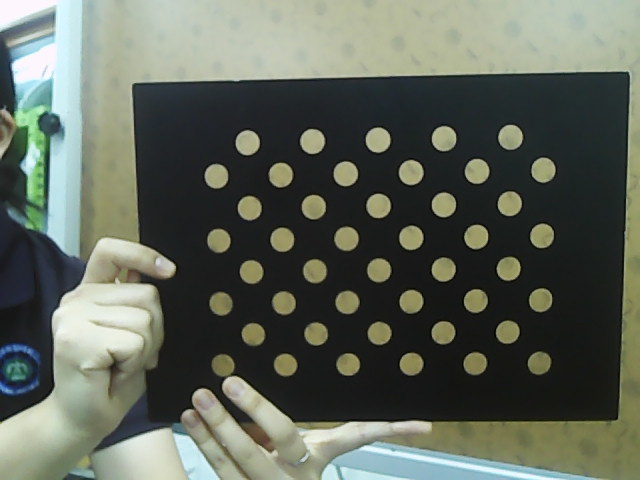
#> input picture rgb_images/001.png, 640 x 480 px, found by its file name; its folder holds 4 pictures in this run
$ python H.py
#> lines starting #> are read from the running program, lines starting #| are printed output that depends on the picture; after the words box and inside, x2 and y2 are one past the last pixel; in counts of white or black regions, pixels touching at a corner belong together
import cv2
import numpy as np

# 원형 그리드 크기
pattern_size = (4, 11)  # 예: 4x11 그리드

# 호모그래피 계산을 위한 포인트 저장 리스트
rgb_points = []
thermal_points = []

# 이미지 수
num_images = 25  # 각 이미지의 개수

# RGB 이미지 처리
for i in range(1, num_images + 1):
    img_path_r = f'rgb_images/{i:03}.png'  # 001, 002, ... 형식
    img_r = cv2.imread(img_path_r)
#> img_r is the input picture: shape (480, 640, 3); mean B, G, R 90.3, 101.4, 95.2
    img_r_copy = img_r.copy()
    gray = cv2.cvtColor(img_r_copy, cv2.COLOR_BGR2GRAY)
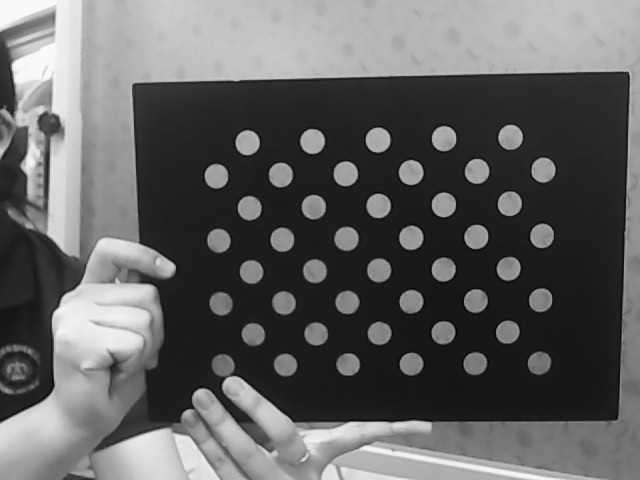
#> gray: shape (480, 640); min 1, max 254, mean 98.3
    g_inv = 255 - gray
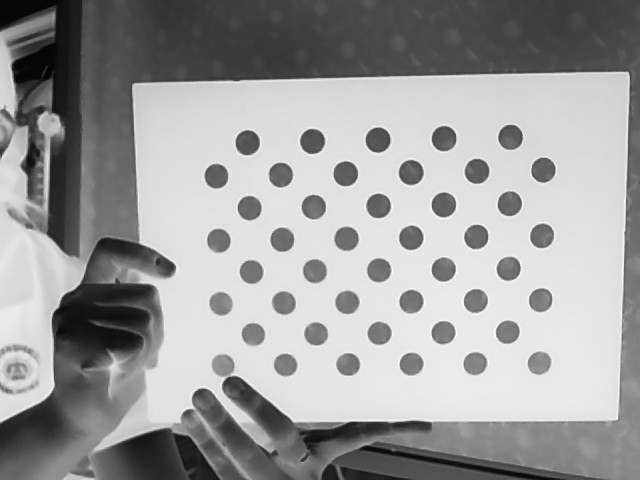
#> g_inv: shape (480, 640); min 1, max 254, mean 156.7
    #cv2.imshow(f'RGB Image_1 {i}', g_inv)
    ret_g_inv, corners_r = cv2.findCirclesGrid(g_inv, pattern_size, None, flags=cv2.CALIB_CB_ASYMMETRIC_GRID)
#> ret_g_inv = True; corners_r = 44 rows, first 8: [223, 364.9], [220.5, 303.3], [218.4, 240.2], [216.1, 175.6], [252.9, 333.9], [251, 271.5], [249.1, 207.7], [247.2, 142.3]
    #print(corners_r)
    if ret_g_inv == True:
        # corners2 = cv2.cornerSubPix(g_inv, corners, (11,11),(-1,-1), (cv2.TERM_CRITERIA_EPS+cv2.TERM_CRITERIA_MAX_ITER, 30, 0))
        cv2.drawChessboardCorners(img_r_copy, pattern_size, corners_r, ret_g_inv)
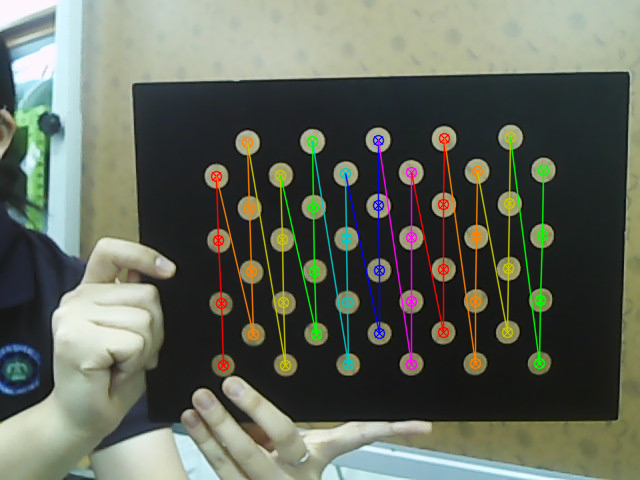
#> img_r_copy: shape (480, 640, 3); 5.06% of pixels changed, all inside (x1, y1, x2, y2) = (210, 131, 550, 372)
        cv2.imshow("result_g_inv", img_r_copy)
        rgb_points.append(corners_r)

    img_path_t = f'thermal_images/{i:03}.png'  # 001, 002, ... 형식
    img_t = cv2.imread(img_path_t)
    img_t_copy = img_t.copy()
    ret_t, corners_t = cv2.findCirclesGrid(img_t_copy, pattern_size, None, flags=cv2.CALIB_CB_ASYMMETRIC_GRID)
#> ret_t = False

    if ret_t == True:
        # corners2 = cv2.cornerSubPix(g_inv, corners, (11,11),(-1,-1), (cv2.TERM_CRITERIA_EPS+cv2.TERM_CRITERIA_MAX_ITER, 30, 0))
        cv2.drawChessboardCorners(img_t_copy, pattern_size, corners_t, ret_t)
        cv2.imshow("result_t", img_t_copy)
        thermal_points.append(corners_t)
        #print(corners_t)

    cv2.waitKey(33)
#> pass 2 of the loop `for i in range(1, num_images + 1):`:
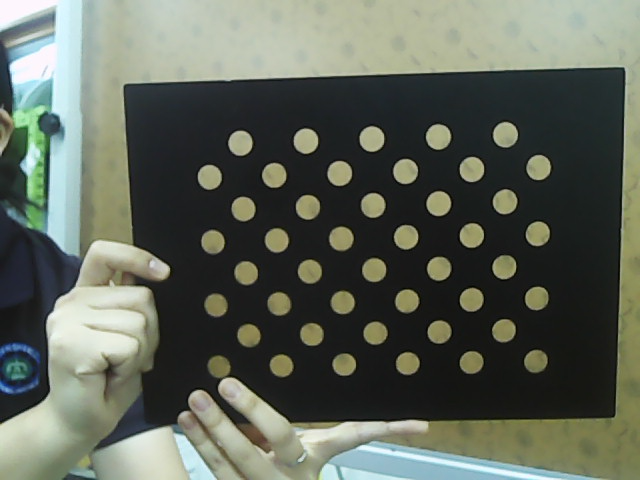
#> input picture rgb_images/002.png, 640 x 480 px, found by its file name
#> img_r is the input picture: shape (480, 640, 3); mean B, G, R 89.2, 100.5, 94.4
#> `g_inv = 255 - gray`:
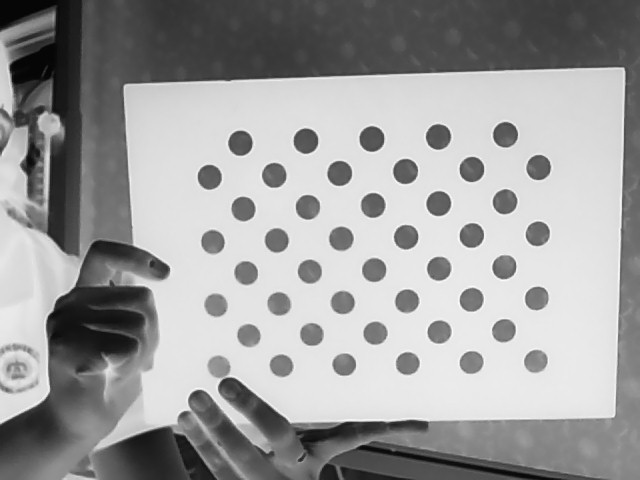
#> g_inv: shape (480, 640); min 1, max 254, mean 157.6
#> corners_r = 44 rows, first 8: [218.8, 366.4], [215.5, 304.8], [212.5, 241.6], [209.2, 176.7], [248.4, 335.1], [245.8, 272.5], [243, 208.5], [240.1, 142.7]
#> `cv2.drawChessboardCorners(img_r_copy, pattern_size, corners_r, ret_g_i..`:
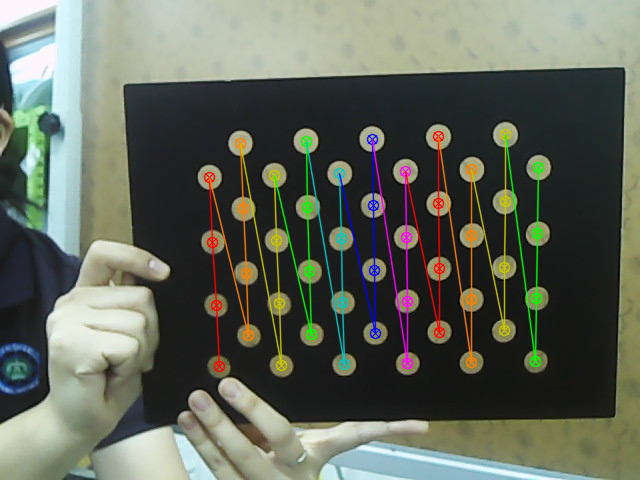
#> img_r_copy: shape (480, 640, 3); 5.08% of pixels changed, all inside (x1, y1, x2, y2) = (203, 128, 545, 373)
#> pass 3 of the loop `for i in range(1, num_images + 1):`:
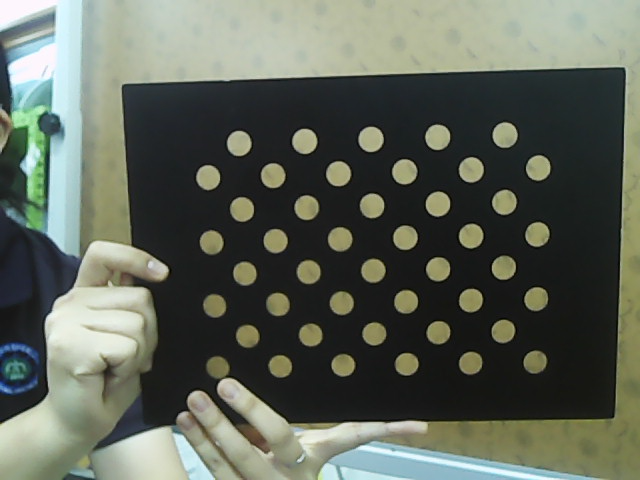
#> input picture rgb_images/003.png, 640 x 480 px, found by its file name
#> img_r is the input picture: shape (480, 640, 3); mean B, G, R 89, 100.3, 94.2
#> `g_inv = 255 - gray`:
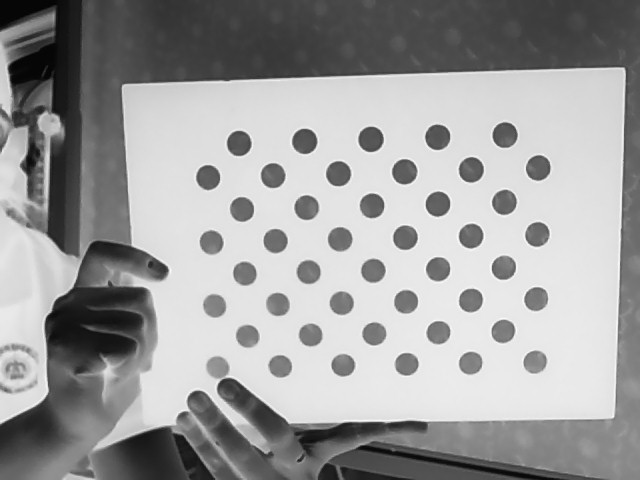
#> g_inv: shape (480, 640); min 1, max 254, mean 157.8
#> corners_r = 44 rows, first 8: [217.5, 366.9], [214.3, 305.4], [211.1, 242], [207.8, 177], [247.2, 335.7], [244.4, 273.1], [241.7, 208.9], [238.7, 142.9]
#> `cv2.drawChessboardCorners(img_r_copy, pattern_size, corners_r, ret_g_i..`:
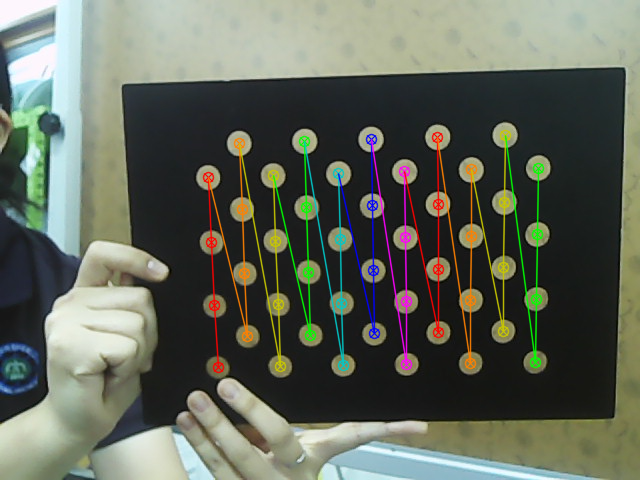
#> img_r_copy: shape (480, 640, 3); 5.08% of pixels changed, all inside (x1, y1, x2, y2) = (202, 129, 545, 374)
#> (the run stopped early here; a loop or call above may not have finished)
